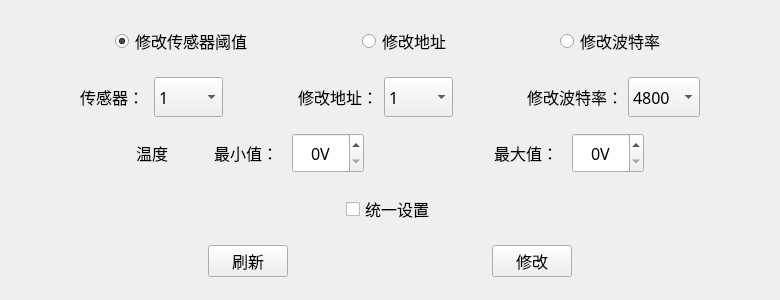
<?xml version="1.0" encoding="UTF-8"?>
<ui version="4.0">
 <class>BUSTEST_EnvSetWid</class>
 <widget class="QWidget" name="BUSTEST_EnvSetWid">
  <property name="geometry">
   <rect>
    <x>0</x>
    <y>0</y>
    <width>780</width>
    <height>300</height>
   </rect>
  </property>
  <property name="font">
   <font>
    <family>微软雅黑</family>
    <pointsize>12</pointsize>
   </font>
  </property>
  <property name="windowTitle">
   <string>Form</string>
  </property>
  <layout class="QVBoxLayout" name="verticalLayout">
   <item>
    <layout class="QHBoxLayout" name="horizontalLayout">
     <item>
      <spacer name="horizontalSpacer_4">
       <property name="orientation">
        <enum>Qt::Horizontal</enum>
       </property>
       <property name="sizeHint" stdset="0">
        <size>
         <width>40</width>
         <height>20</height>
        </size>
       </property>
      </spacer>
     </item>
     <item>
      <widget class="QRadioButton" name="changeEnvBtn">
       <property name="sizePolicy">
        <sizepolicy hsizetype="Minimum" vsizetype="Maximum">
         <horstretch>0</horstretch>
         <verstretch>0</verstretch>
        </sizepolicy>
       </property>
       <property name="maximumSize">
        <size>
         <width>16777215</width>
         <height>40</height>
        </size>
       </property>
       <property name="text">
        <string>修改传感器阈值</string>
       </property>
       <property name="checked">
        <bool>true</bool>
       </property>
      </widget>
     </item>
     <item>
      <spacer name="horizontalSpacer_5">
       <property name="orientation">
        <enum>Qt::Horizontal</enum>
       </property>
       <property name="sizeHint" stdset="0">
        <size>
         <width>40</width>
         <height>20</height>
        </size>
       </property>
      </spacer>
     </item>
     <item>
      <widget class="QRadioButton" name="changeAddrBtn">
       <property name="sizePolicy">
        <sizepolicy hsizetype="Minimum" vsizetype="Maximum">
         <horstretch>0</horstretch>
         <verstretch>0</verstretch>
        </sizepolicy>
       </property>
       <property name="maximumSize">
        <size>
         <width>16777215</width>
         <height>40</height>
        </size>
       </property>
       <property name="text">
        <string>修改地址</string>
       </property>
      </widget>
     </item>
     <item>
      <spacer name="horizontalSpacer_6">
       <property name="orientation">
        <enum>Qt::Horizontal</enum>
       </property>
       <property name="sizeHint" stdset="0">
        <size>
         <width>40</width>
         <height>20</height>
        </size>
       </property>
      </spacer>
     </item>
     <item>
      <widget class="QRadioButton" name="changeBaudBtn">
       <property name="sizePolicy">
        <sizepolicy hsizetype="Minimum" vsizetype="Maximum">
         <horstretch>0</horstretch>
         <verstretch>0</verstretch>
        </sizepolicy>
       </property>
       <property name="maximumSize">
        <size>
         <width>16777215</width>
         <height>40</height>
        </size>
       </property>
       <property name="text">
        <string>修改波特率</string>
       </property>
      </widget>
     </item>
     <item>
      <spacer name="horizontalSpacer_7">
       <property name="orientation">
        <enum>Qt::Horizontal</enum>
       </property>
       <property name="sizeHint" stdset="0">
        <size>
         <width>40</width>
         <height>20</height>
        </size>
       </property>
      </spacer>
     </item>
    </layout>
   </item>
   <item>
    <layout class="QHBoxLayout" name="horizontalLayout_2" stretch="1,1,1,1,1,1,1,1,1,1">
     <item>
      <spacer name="horizontalSpacer_8">
       <property name="orientation">
        <enum>Qt::Horizontal</enum>
       </property>
       <property name="sizeHint" stdset="0">
        <size>
         <width>40</width>
         <height>20</height>
        </size>
       </property>
      </spacer>
     </item>
     <item>
      <widget class="QLabel" name="label_2">
       <property name="sizePolicy">
        <sizepolicy hsizetype="Maximum" vsizetype="Maximum">
         <horstretch>0</horstretch>
         <verstretch>0</verstretch>
        </sizepolicy>
       </property>
       <property name="maximumSize">
        <size>
         <width>72</width>
         <height>40</height>
        </size>
       </property>
       <property name="text">
        <string>传感器：</string>
       </property>
      </widget>
     </item>
     <item>
      <widget class="QComboBox" name="envBox">
       <property name="sizePolicy">
        <sizepolicy hsizetype="Maximum" vsizetype="Maximum">
         <horstretch>0</horstretch>
         <verstretch>0</verstretch>
        </sizepolicy>
       </property>
       <property name="maximumSize">
        <size>
         <width>72</width>
         <height>40</height>
        </size>
       </property>
       <property name="font">
        <font>
         <family>微软雅黑</family>
         <pointsize>12</pointsize>
        </font>
       </property>
       <property name="styleSheet">
        <string notr="true"/>
       </property>
       <item>
        <property name="text">
         <string>1</string>
        </property>
       </item>
       <item>
        <property name="text">
         <string>2</string>
        </property>
       </item>
       <item>
        <property name="text">
         <string>3</string>
        </property>
       </item>
      </widget>
     </item>
     <item>
      <spacer name="horizontalSpacer_9">
       <property name="orientation">
        <enum>Qt::Horizontal</enum>
       </property>
       <property name="sizeHint" stdset="0">
        <size>
         <width>40</width>
         <height>20</height>
        </size>
       </property>
      </spacer>
     </item>
     <item>
      <widget class="QLabel" name="label">
       <property name="sizePolicy">
        <sizepolicy hsizetype="Maximum" vsizetype="Maximum">
         <horstretch>0</horstretch>
         <verstretch>0</verstretch>
        </sizepolicy>
       </property>
       <property name="maximumSize">
        <size>
         <width>80</width>
         <height>40</height>
        </size>
       </property>
       <property name="text">
        <string>修改地址：</string>
       </property>
      </widget>
     </item>
     <item>
      <widget class="QComboBox" name="addrBox">
       <property name="sizePolicy">
        <sizepolicy hsizetype="Maximum" vsizetype="Maximum">
         <horstretch>0</horstretch>
         <verstretch>0</verstretch>
        </sizepolicy>
       </property>
       <property name="maximumSize">
        <size>
         <width>72</width>
         <height>40</height>
        </size>
       </property>
       <property name="font">
        <font>
         <family>微软雅黑</family>
         <pointsize>12</pointsize>
        </font>
       </property>
       <property name="styleSheet">
        <string notr="true"/>
       </property>
       <item>
        <property name="text">
         <string>1</string>
        </property>
       </item>
       <item>
        <property name="text">
         <string>2</string>
        </property>
       </item>
       <item>
        <property name="text">
         <string>3</string>
        </property>
       </item>
       <item>
        <property name="text">
         <string>4</string>
        </property>
       </item>
       <item>
        <property name="text">
         <string>5</string>
        </property>
       </item>
       <item>
        <property name="text">
         <string>6</string>
        </property>
       </item>
       <item>
        <property name="text">
         <string>7</string>
        </property>
       </item>
       <item>
        <property name="text">
         <string>8</string>
        </property>
       </item>
       <item>
        <property name="text">
         <string>9</string>
        </property>
       </item>
       <item>
        <property name="text">
         <string>10</string>
        </property>
       </item>
       <item>
        <property name="text">
         <string>11</string>
        </property>
       </item>
       <item>
        <property name="text">
         <string>12</string>
        </property>
       </item>
       <item>
        <property name="text">
         <string>13</string>
        </property>
       </item>
       <item>
        <property name="text">
         <string>14</string>
        </property>
       </item>
       <item>
        <property name="text">
         <string>15</string>
        </property>
       </item>
       <item>
        <property name="text">
         <string>16</string>
        </property>
       </item>
       <item>
        <property name="text">
         <string>17</string>
        </property>
       </item>
       <item>
        <property name="text">
         <string>18</string>
        </property>
       </item>
       <item>
        <property name="text">
         <string>19</string>
        </property>
       </item>
       <item>
        <property name="text">
         <string>20</string>
        </property>
       </item>
      </widget>
     </item>
     <item>
      <spacer name="horizontalSpacer_10">
       <property name="orientation">
        <enum>Qt::Horizontal</enum>
       </property>
       <property name="sizeHint" stdset="0">
        <size>
         <width>40</width>
         <height>20</height>
        </size>
       </property>
      </spacer>
     </item>
     <item>
      <widget class="QLabel" name="label_6">
       <property name="sizePolicy">
        <sizepolicy hsizetype="Maximum" vsizetype="Maximum">
         <horstretch>0</horstretch>
         <verstretch>0</verstretch>
        </sizepolicy>
       </property>
       <property name="maximumSize">
        <size>
         <width>95</width>
         <height>40</height>
        </size>
       </property>
       <property name="text">
        <string>修改波特率：</string>
       </property>
      </widget>
     </item>
     <item>
      <widget class="QComboBox" name="baudBox">
       <property name="sizePolicy">
        <sizepolicy hsizetype="Maximum" vsizetype="Maximum">
         <horstretch>0</horstretch>
         <verstretch>0</verstretch>
        </sizepolicy>
       </property>
       <property name="maximumSize">
        <size>
         <width>72</width>
         <height>40</height>
        </size>
       </property>
       <property name="font">
        <font>
         <family>微软雅黑</family>
         <pointsize>12</pointsize>
        </font>
       </property>
       <property name="styleSheet">
        <string notr="true"/>
       </property>
       <item>
        <property name="text">
         <string>4800</string>
        </property>
       </item>
       <item>
        <property name="text">
         <string>9600</string>
        </property>
       </item>
       <item>
        <property name="text">
         <string>19200</string>
        </property>
       </item>
       <item>
        <property name="text">
         <string>38400</string>
        </property>
       </item>
      </widget>
     </item>
     <item>
      <spacer name="horizontalSpacer_11">
       <property name="orientation">
        <enum>Qt::Horizontal</enum>
       </property>
       <property name="sizeHint" stdset="0">
        <size>
         <width>40</width>
         <height>20</height>
        </size>
       </property>
      </spacer>
     </item>
    </layout>
   </item>
   <item>
    <layout class="QHBoxLayout" name="horizontalLayout_3" stretch="1,1,2,2,1,2,2,1">
     <item>
      <spacer name="horizontalSpacer_12">
       <property name="orientation">
        <enum>Qt::Horizontal</enum>
       </property>
       <property name="sizeHint" stdset="0">
        <size>
         <width>40</width>
         <height>20</height>
        </size>
       </property>
      </spacer>
     </item>
     <item>
      <widget class="QLabel" name="label_3">
       <property name="sizePolicy">
        <sizepolicy hsizetype="Maximum" vsizetype="Maximum">
         <horstretch>0</horstretch>
         <verstretch>0</verstretch>
        </sizepolicy>
       </property>
       <property name="maximumSize">
        <size>
         <width>72</width>
         <height>40</height>
        </size>
       </property>
       <property name="text">
        <string>温度</string>
       </property>
      </widget>
     </item>
     <item>
      <widget class="QLabel" name="label_4">
       <property name="sizePolicy">
        <sizepolicy hsizetype="Maximum" vsizetype="Maximum">
         <horstretch>0</horstretch>
         <verstretch>0</verstretch>
        </sizepolicy>
       </property>
       <property name="maximumSize">
        <size>
         <width>72</width>
         <height>40</height>
        </size>
       </property>
       <property name="text">
        <string>最小值：</string>
       </property>
      </widget>
     </item>
     <item>
      <widget class="QSpinBox" name="tempMinBox">
       <property name="sizePolicy">
        <sizepolicy hsizetype="Maximum" vsizetype="Maximum">
         <horstretch>0</horstretch>
         <verstretch>0</verstretch>
        </sizepolicy>
       </property>
       <property name="maximumSize">
        <size>
         <width>72</width>
         <height>40</height>
        </size>
       </property>
       <property name="alignment">
        <set>Qt::AlignCenter</set>
       </property>
       <property name="suffix">
        <string>V</string>
       </property>
       <property name="maximum">
        <number>300</number>
       </property>
      </widget>
     </item>
     <item>
      <spacer name="horizontalSpacer_13">
       <property name="orientation">
        <enum>Qt::Horizontal</enum>
       </property>
       <property name="sizeHint" stdset="0">
        <size>
         <width>40</width>
         <height>20</height>
        </size>
       </property>
      </spacer>
     </item>
     <item>
      <widget class="QLabel" name="label_5">
       <property name="sizePolicy">
        <sizepolicy hsizetype="Maximum" vsizetype="Maximum">
         <horstretch>0</horstretch>
         <verstretch>0</verstretch>
        </sizepolicy>
       </property>
       <property name="maximumSize">
        <size>
         <width>72</width>
         <height>40</height>
        </size>
       </property>
       <property name="text">
        <string>最大值：</string>
       </property>
      </widget>
     </item>
     <item>
      <widget class="QSpinBox" name="tempMaxBox">
       <property name="sizePolicy">
        <sizepolicy hsizetype="Maximum" vsizetype="Maximum">
         <horstretch>0</horstretch>
         <verstretch>0</verstretch>
        </sizepolicy>
       </property>
       <property name="maximumSize">
        <size>
         <width>72</width>
         <height>40</height>
        </size>
       </property>
       <property name="alignment">
        <set>Qt::AlignCenter</set>
       </property>
       <property name="suffix">
        <string>V</string>
       </property>
       <property name="maximum">
        <number>300</number>
       </property>
      </widget>
     </item>
     <item>
      <spacer name="horizontalSpacer_14">
       <property name="orientation">
        <enum>Qt::Horizontal</enum>
       </property>
       <property name="sizeHint" stdset="0">
        <size>
         <width>40</width>
         <height>20</height>
        </size>
       </property>
      </spacer>
     </item>
    </layout>
   </item>
   <item>
    <layout class="QHBoxLayout" name="horizontalLayout_5">
     <item>
      <spacer name="horizontalSpacer_15">
       <property name="orientation">
        <enum>Qt::Horizontal</enum>
       </property>
       <property name="sizeHint" stdset="0">
        <size>
         <width>40</width>
         <height>20</height>
        </size>
       </property>
      </spacer>
     </item>
     <item>
      <widget class="QCheckBox" name="checkBox">
       <property name="sizePolicy">
        <sizepolicy hsizetype="Maximum" vsizetype="Maximum">
         <horstretch>0</horstretch>
         <verstretch>0</verstretch>
        </sizepolicy>
       </property>
       <property name="maximumSize">
        <size>
         <width>90</width>
         <height>40</height>
        </size>
       </property>
       <property name="text">
        <string>统一设置</string>
       </property>
      </widget>
     </item>
     <item>
      <spacer name="horizontalSpacer_16">
       <property name="orientation">
        <enum>Qt::Horizontal</enum>
       </property>
       <property name="sizeHint" stdset="0">
        <size>
         <width>40</width>
         <height>20</height>
        </size>
       </property>
      </spacer>
     </item>
    </layout>
   </item>
   <item>
    <layout class="QHBoxLayout" name="horizontalLayout_4">
     <item>
      <spacer name="horizontalSpacer">
       <property name="orientation">
        <enum>Qt::Horizontal</enum>
       </property>
       <property name="sizeHint" stdset="0">
        <size>
         <width>40</width>
         <height>20</height>
        </size>
       </property>
      </spacer>
     </item>
     <item>
      <widget class="QPushButton" name="updateBtn">
       <property name="minimumSize">
        <size>
         <width>0</width>
         <height>31</height>
        </size>
       </property>
       <property name="text">
        <string>刷新</string>
       </property>
      </widget>
     </item>
     <item>
      <spacer name="horizontalSpacer_2">
       <property name="orientation">
        <enum>Qt::Horizontal</enum>
       </property>
       <property name="sizeHint" stdset="0">
        <size>
         <width>40</width>
         <height>20</height>
        </size>
       </property>
      </spacer>
     </item>
     <item>
      <widget class="QPushButton" name="setBtn">
       <property name="minimumSize">
        <size>
         <width>0</width>
         <height>31</height>
        </size>
       </property>
       <property name="text">
        <string>修改</string>
       </property>
      </widget>
     </item>
     <item>
      <spacer name="horizontalSpacer_3">
       <property name="orientation">
        <enum>Qt::Horizontal</enum>
       </property>
       <property name="sizeHint" stdset="0">
        <size>
         <width>40</width>
         <height>20</height>
        </size>
       </property>
      </spacer>
     </item>
    </layout>
   </item>
  </layout>
 </widget>
 <resources/>
 <connections/>
</ui>
